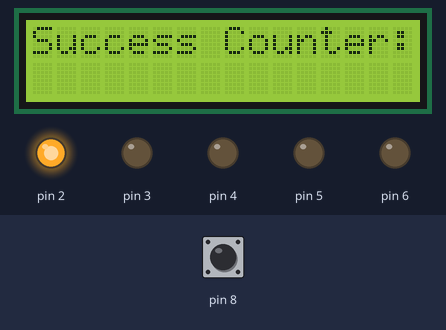
The sketch below on a simulated Arduino Uno, built with avr-gcc and run on an emulated ATmega328P. On the bench: 16×2 character LCD, output pins drawn as LEDs (lit = HIGH). Inputs (shaded band) come from the test bench; at power-on: pin 8 HIGH. Random numbers use the default seed unless the sketch sets one.

Above: at 1.2 s.
1.3 s: pin 8 pulled LOW for 2 s
At 3.2 s:
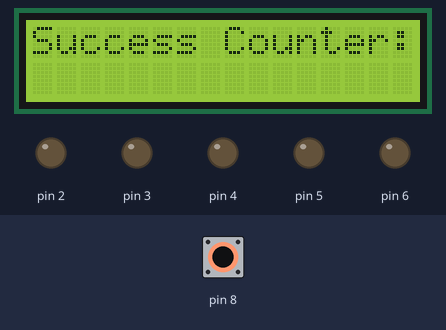
At 8.2 s:
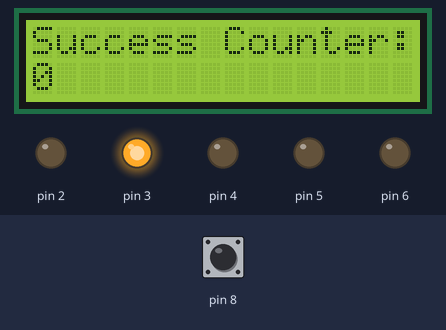
Timing chart, 0 to 19.8 s (numbered marks = the images above; inputs shaded):
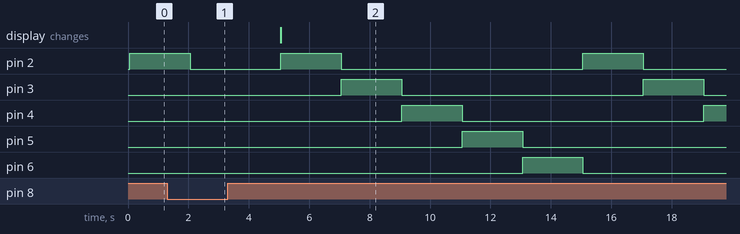

The sketch:

exercise_13_part_B.ino
```cpp
/*
  Exercise 13: Catch the LED game
  Hand in: 03-03-2024
  Made by: Carla Soleta (s222824), Christof Haye s222577, and Emil Thomsen Øberg (s184164)

  PART B

*/

/*
Pins 2-6 are used for the 5 lamps. Thereby the middle lamp has to be attached to pin 4.
Pin 8 is used for the button. From the button on cable has to go to GND.

The LCD circut:
RS pin to pin 0
Enable pin to pin 1
D4 pin to pin 7
D5 pin to pin 9
D6 pin to pin 10
D7 pin to pin 11

*/

//libary to use rand()
#include <stdlib.h>

// include the library for LCD:
#include <LiquidCrystal.h>

// LiquidCrystal lcd() initialisation (LCD interface pins linked to Arduino I/O pins)
const int rs = 0, en = 1, d4 = 7, d5 = 9, d6 = 10, d7 = 11;
LiquidCrystal lcd(rs, en, d4, d5, d6, d7);

// the setup function runs once when you press reset or power the board
void setup() {
  // Defines the number of columns and rows for the LCD
  lcd.begin(16, 2);

  //Prints the heading for the dislpay. This does not change, so the code is in setup() so it only runs once
  lcd.print("Success Counter:");

  //pinMode initialisation for the lamps
  int i;
  for (i = 2; i < 7; i++) {
    pinMode(i, OUTPUT);
  }
  //pinMode initialisation for the button
  pinMode(8,INPUT);
  digitalWrite(8,HIGH);
}

//int success_counter=0;
// the loop function runs over and over again forever
void loop() {

  //initialisation of the success_counter
  //the success_counter is a static variable, so the variable is not initialised again after each loop
  int static success_counter=0;

  int time=2000-175*success_counter; //after each successful round the lamps blink shorter
  int lamp; //the port of the lamp

  //during the first 8 rounds the lamps blinking in order.
  //Furthermore, the button is not pressed.
  while(digitalRead(8)==1 && success_counter<8){
    for (lamp=2;lamp<7;lamp++){
      digitalWrite(lamp, HIGH);
      delay(time);
      digitalWrite(lamp, LOW);
      //if the button is pressed, the lamps not blink anymore and the program continues to the next step
      if (digitalRead(8) == 0) {
        break;
      }
    }
  }

  //for the last two rounds, the lamps are blinking randomly. The power of the pins are randomly turned on
  while(digitalRead(8)==1 && success_counter >=8 && success_counter<10){
      lamp=rand() % 6 + 2;
      digitalWrite(lamp, HIGH);
      delay(300);
      digitalWrite(lamp, LOW);
  }


  //this section contains the evaluation, if the player can jump to the next round or not

  //if the middle lamp is selected, all lamps blink 5 times, and the counter is raised
  if (lamp==4){
    for (int blink=1;blink<5;blink++){
      for (int lamp=2;lamp<7;lamp++){
        digitalWrite(lamp, HIGH);
      }
      delay(300);
      for (int lamp=2;lamp<7;lamp++){
        digitalWrite(lamp, LOW);
      }
      delay(300);
    }
    //the success counter is not increased further, after the game was won
    if(success_counter<10){
      success_counter=success_counter+1;
    }
  }

  //if the false lamp is selected, all LEDs are turned off for 3 seconds, and the success counter does not increased
  else{
    for (int lamp=2;lamp<7;lamp++){
        digitalWrite(lamp, LOW);
      }
      delay(3000);
  }

  //No matter if the button was pressed at the right time or not, the current Success counter is displayed on the LCD
  // Setting the LCD cursor to first colum (colum 0) and second line (line 1)
  lcd.setCursor(0, 1);
  // Print the current Succes Counter:
  lcd.print(success_counter);
}
```

Measured:
- after the input at 1.3 s, the display: changes after 3.8 s (image 2)
- by itself, pin 3: alternates HIGH for 2.0 s and LOW for 8.0 s
